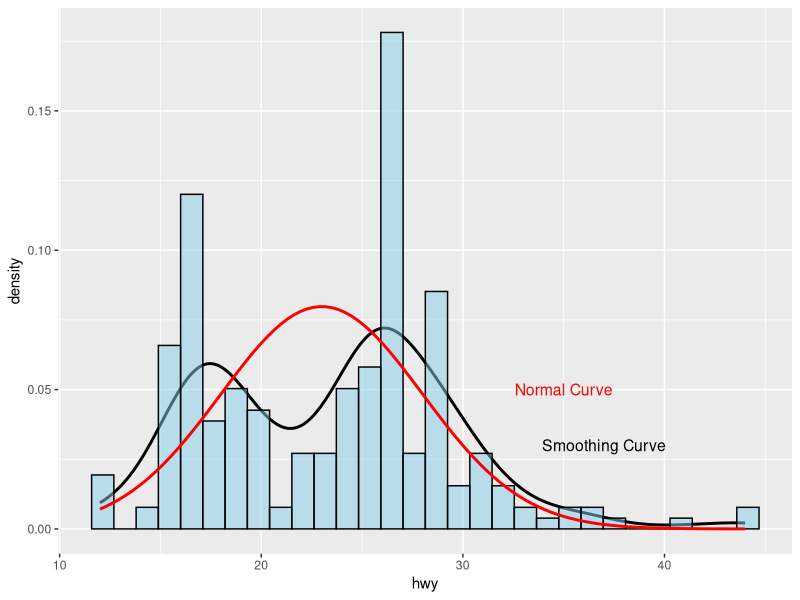
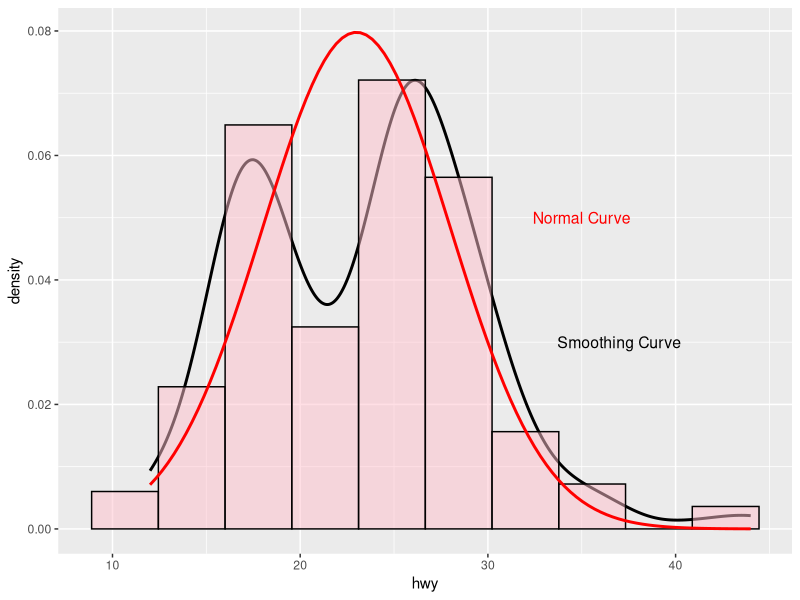
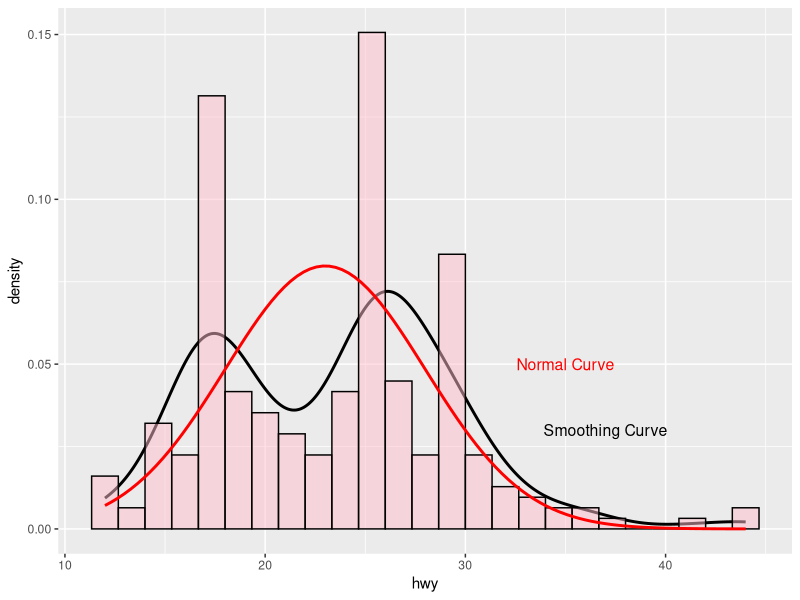
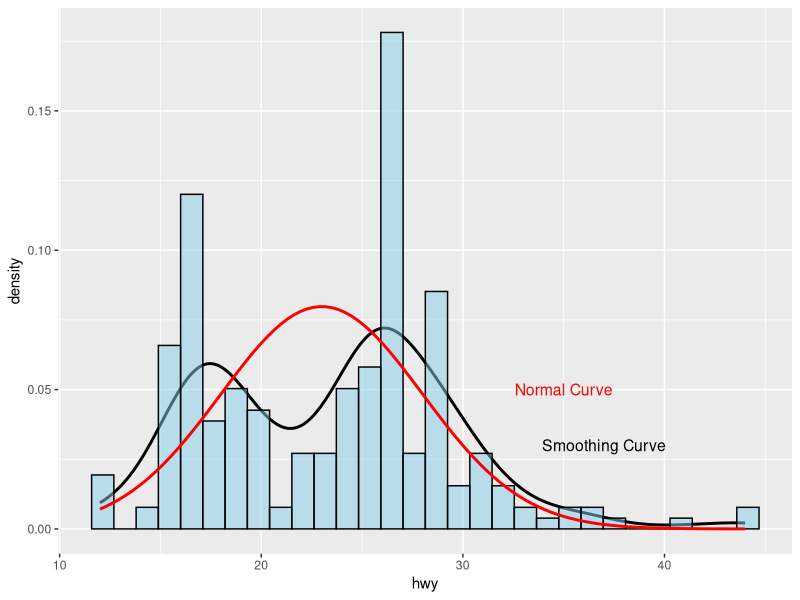
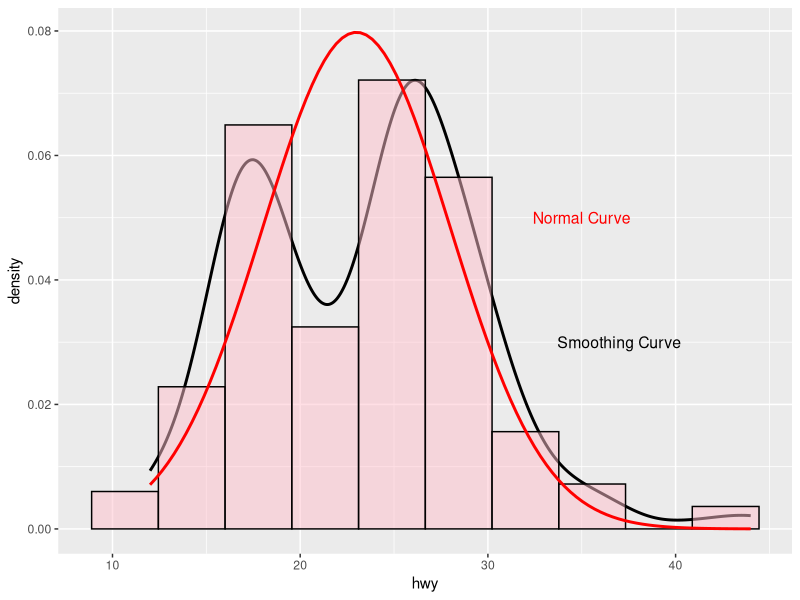
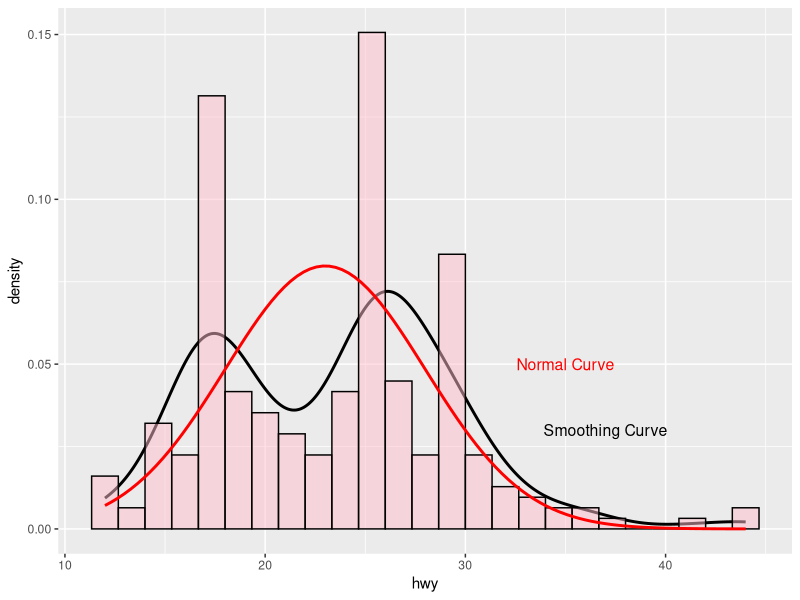

Write the R code that produced these figures, in order.
## ---- chunk 1
knitr::opts_chunk$set(echo = FALSE)
knitr::opts_chunk$set(message = FALSE)
knitr::opts_chunk$set(warning = FALSE)
## ---- chunk 2
library(ggplot2)
## ---- chunk 3
ggplot(mpg, aes(x = hwy)) +
  geom_density(linewidth = 1, outline.type = "upper", colour = "black") + # Smoothing curve
  geom_histogram(aes(y = ..density..), 
                 color = "black", fill = "skyblue", alpha = 0.5) +        # Histogram
  stat_function(fun = dnorm, args = list(mean = 23, sd = 5), 
                col = 'red', lty = 1, size = 1) +                         # Normal curve
  annotate("text", x = 37, y = 0.03, label = "Smoothing Curve", size = 4, color = "black") + 
  annotate("text", x = 35, y = 0.05, label = "Normal Curve", size = 4, color = "red")  

ggsave("hw06_plot1.png")
## ---- chunk 4
ggplot(mpg, aes(x=hwy)) +
  geom_density(linewidth = 1, colour = "black") +                         # smoothing curve
  geom_histogram(aes(y = ..density..),
                 bins = 10, color = "black",
                 fill = "pink", alpha = 0.5) +                            # histogram
  stat_function(fun = dnorm, args = list(mean = 23, sd = 5),              # normal curve
                col = 'red', lty = 1, size = 1) +                         # Normal curve
  annotate("text", x = 37, y = 0.03, label = "Smoothing Curve", size = 4, color = "black") + 
  annotate("text", x = 35, y = 0.05, label = "Normal Curve", size = 4, color = "red")  
ggsave("hw06_plot2.png")


ggplot(mpg, aes(x=hwy)) +
  geom_density(linewidth = 1, outline.type = "upper",colour = "black") +  # smoothing curve
  geom_histogram(aes(y = ..density..),
                 bins = 25, color = "black",
                 fill = "pink", alpha= 0.5) +                             # histogram
  stat_function(fun = dnorm, args = list(mean = 23, sd = 5),              # normal curve
                col = 'red', lty = 1, size = 1) +                         # Normal curve
  annotate("text", x = 37, y = 0.03, label = "Smoothing Curve", size = 4, color = "black") + 
  annotate("text", x = 35, y = 0.05, label = "Normal Curve", size = 4, color = "red")  
ggsave("hw06_plot3.png")

## ---- chunk 5
"Written by Park, Ji-hyun"
